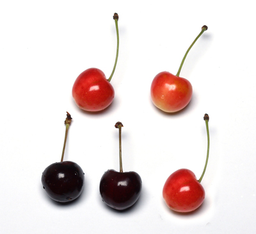
#> input picture python/copy_move_forgery/Cherries.png, 256 x 234 px, shrunk from 400 x 365 before the run; its folder holds only this picture in this run
$ python index.py Cherries.png
#> lines starting #> are read from the running program, lines starting #| are printed output that depends on the picture
# Ad-hoc algorithm for copy-move forgery detection in images.
# Implemented by - vasiliauskas.agnius@gmail.com
# Robust match algorithm steps:
#  1. Blur image for eliminating image details
#  2. Convert image to degraded palette
#  3. Decompose image into small NxN pixel blocks
#  4. Alphabetically order these blocks by their pixel values
#  5. Extract only these adjacent blocks which have small absolute color difference
#  6. Cluster these blocks into clusters by intersection area among blocks
#  7. Extract only these clusters which are bigger than block size
#  8. Extract only these clusters which have similar cluster, by using some sort of similarity function (in this case Hausdorff distance between clusters)
#  9. Draw discovered similar clusters on image

import sys
from PIL import Image, ImageFilter, ImageDraw
import operator as op
from optparse import OptionParser


def Dist(p1, p2):
    """
    Euclidean distance between 2 points
    """
    x1, y1 = p1
    x2, y2 = p2
    return (((x1-x2)*(x1-x2)) + ((y1-y2)*(y1-y2)))**0.5


def intersectarea(p1, p2, size):
    """
    Given 2 boxes, this function returns intersection area
    """
    x1, y1 = p1
    x2, y2 = p2
    ix1, iy1 = max(x1, x2), max(y1, y2)
    ix2, iy2 = min(x1+size, x2+size), min(y1+size, y2+size)
    iarea = abs(ix2-ix1)*abs(iy2-iy1)
    if iy2 < iy1 or ix2 < ix1:
        iarea = 0
    return iarea


def Hausdorff_distance(clust1, clust2, forward, dir):
    """
    Function measures distance between 2 sets. (Some kind of non-similarity between 2 sets if you like).
    It is modified Hausdorff distance, because instead of max distance - average distance is taken.
    This is done for function being more error-prone to cluster coordinates.
    """
    if forward == None:
        return max(Hausdorff_distance(clust1, clust2, True, dir), Hausdorff_distance(clust1, clust2, False, dir))
    else:
        clstart, clend = (clust1, clust2) if forward else (clust2, clust1)
        dx, dy = dir if forward else (-dir[0], -dir[1])
        return sum([min([Dist((p1[0]+dx, p1[1]+dy), p2) for p2 in clend]) for p1 in clstart])/len(clstart)


def hassimilarcluster(ind, clusters):
    """
    For given cluster tells does it have twin cluster in image or not.
    """
    item = op.itemgetter
    global opt
    found = False
    tx = min(clusters[ind], key=item(0))[0]
    ty = min(clusters[ind], key=item(1))[1]
    for i, cl in enumerate(clusters):
        if i != ind:
            cx = min(cl, key=item(0))[0]
            cy = min(cl, key=item(1))[1]
            dx, dy = cx - tx, cy - ty
            specdist = Hausdorff_distance(clusters[ind], cl, None, (dx, dy))
            if specdist <= int(opt.rgsim):
                found = True
                break
    return found


def blockpoints(pix, coords, size):
    """
    Generator of pixel colors of given block.
    """
    xs, ys = coords
    for x in range(xs, xs+size):
        for y in range(ys, ys+size):
            yield pix[x, y]


def colortopalette(color, palette):
    """
    Convert given color into palette color.
    """
    for a, b in palette:
        if color >= a and color <= b:
            return b


def imagetopalette(image, palcolors):
    """
    Convert given image into custom palette colors
    """
    assert image.mode == 'L', "Only grayscale images supported !"
    pal = [(palcolors[i], palcolors[i+1]) for i in range(len(palcolors)-1)]
    image.putdata([colortopalette(c, pal) for c in list(image.getdata())])


def getparts(image, block_len):
    """
    Decompose given image into small blocks of data.
    """
    img = image.convert('L') if image.mode != 'L' else image
    w, h = img.size
    parts = []
    # Bluring image for abandoning image details and noise.
    global opt
    for n in range(int(opt.imblev)):
        img = img.filter(ImageFilter.SMOOTH_MORE)
    # Converting image to custom palette
    pal = [x for x in range(256) if x % int(opt.impalred) == 0]
    if pal[-1] != 255:
        pal.append(255)
    imagetopalette(img, pal)
    pix = img.load()
    width_image = w - block_len
    height_image = h - block_len
    for x in range(width_image):
        for y in range(height_image):
            data = list(blockpoints(pix, (x, y), block_len)) + [(x, y)]
            parts.append(data)
    parts = sorted(parts)
    return parts


def similarparts(imagparts):
    """
    Return only these blocks which are similar by content.
    """
    dupl = []
    global opt
    l = len(imagparts[0])-1

    for i in range(len(imagparts)-1):
        difs = sum(abs(x-y)
                   for x, y in list(zip(imagparts[i][:l], imagparts[i+1][:l])))
        mean = float(sum(imagparts[i][:l])) / l
        dev = float(sum(abs(mean-val) for val in imagparts[i][:l])) / l
        if dev/mean >= float(opt.blcoldev):
            if difs <= int(opt.blsim):
                if imagparts[i] not in dupl:
                    dupl.append(imagparts[i])
                if imagparts[i+1] not in dupl:
                    dupl.append(imagparts[i+1])

    return dupl


def clusterparts(parts, block_len):
    """
    Further filtering out non essential blocks.
    This is done by clustering blocks at first and after that
    filtering out small clusters and clusters which doesn`t have
    twin cluster in image.
    """
    parts = sorted(parts, key=op.itemgetter(-1))
    global opt
    clusters = [[parts[0][-1]]]

    # assign all parts to clusters
    for i in range(1, len(parts)):
        x, y = parts[i][-1]

        # detect box already in cluster
        fc = []
        for k, cl in enumerate(clusters):
            for xc, yc in cl:
                ar = intersectarea((xc, yc), (x, y), block_len)
                intrat = float(ar)/(block_len*block_len)
                if intrat > float(opt.blint):
                    if not fc:
                        clusters[k].append((x, y))
                    fc.append(k)
                    break

        # if this is new cluster
        if not fc:
            clusters.append([(x, y)])
        else:
            # re-clustering boxes if in several clusters at once
            while len(fc) > 1:
                clusters[fc[0]] += clusters[fc[-1]]
                del clusters[fc[-1]]
                del fc[-1]

    item = op.itemgetter
    # filter out small clusters
    clusters = [clust for clust in clusters if Dist((min(clust, key=item(0))[0], min(clust, key=item(
        1))[1]), (max(clust, key=item(0))[0], max(clust, key=item(1))[1]))/(block_len*1.4) >= float(opt.rgsize)]

    # filter out clusters, which doesn`t have identical twin cluster
    clusters = [clust for x, clust in enumerate(
        clusters) if hassimilarcluster(x, clusters)]

    return clusters


def marksimilar(image, clust, size):
    """
    Draw discovered similar image regions.
    """
    global opt
    blocks = []
    if clust:
        draw = ImageDraw.Draw(image)
        mask = Image.new('RGB', (size, size), 'cyan')
        for cl in clust:
            for x, y in cl:
                im = image.crop((x, y, x+size, y+size))
                im = Image.blend(im, mask, 0.5)
                blocks.append((x, y, im))
        for bl in blocks:
            x, y, im = bl
            image.paste(im, (x, y, x+size, y+size))
        if int(opt.imauto):
            for cl in clust:
                cx1 = min([cx for cx, cy in cl])
                cy1 = min([cy for cx, cy in cl])
                cx2 = max([cx for cx, cy in cl]) + block_len
                cy2 = max([cy for cx, cy in cl]) + block_len
                draw.rectangle([cx1, cy1, cx2, cy2], outline="magenta")
    return image


if __name__ == '__main__':
    cmd = OptionParser("usage: %prog image_file [options]")
    cmd.add_option(
        '', '--imauto', help='Automatically search identical regions. (default: %default)', default=1)
    cmd.add_option(
        '', '--imblev', help='Blur level for degrading image details. (default: %default)', default=8)
    cmd.add_option(
        '', '--impalred', help='Image palette reduction factor. (default: %default)', default=15)
    cmd.add_option(
        '', '--rgsim', help='Region similarity threshold. (default: %default)', default=5)
    cmd.add_option(
        '', '--rgsize', help='Region size threshold. (default: %default)', default=1.5)
    cmd.add_option(
        '', '--blsim', help='Block similarity threshold. (default: %default)', default=200)
    cmd.add_option(
        '', '--blcoldev', help='Block color deviation threshold. (default: %default)', default=0.2)
    cmd.add_option(
        '', '--blint', help='Block intersection threshold. (default: %default)', default=0.2)
    opt, args = cmd.parse_args()
    if not args:
        cmd.print_help()
        sys.exit()
    print('Analyzing image, please wait... (can take some minutes)')
    block_len = 15
    im = Image.open(args[0])
#> im is the input picture: PIL image 256x234 RGB; mean R, G, B 234.4, 223.9, 222.8
    lparts = getparts(im, block_len)
#> in getparts, `img = image.convert('L') if image.mode != 'L' else image`:
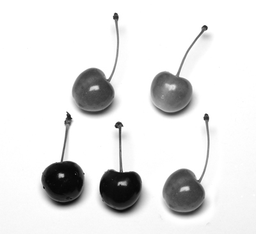
#> img: PIL image 256x234 L; min 4, max 255, mean 226.9
#> the loop in getparts, `for n in range(int(opt.imblev)):` made 8 passes
#> pass 2, in getparts, `img = img.filter(ImageFilter.SMOOTH_MORE)`:
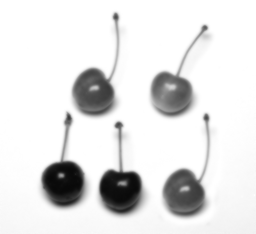
#> img: PIL image 256x234 L; min 8, max 255, mean 226.9
#> after the loop in getparts, `for n in range(int(opt.imblev)):`:
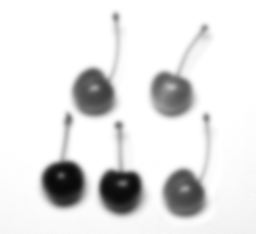
#> img: PIL image 256x234 L; min 9, max 255, mean 226.9
#> after the loop in getparts, `for x in range(width_image):`: parts = 52779 items
#> lparts = 52779 items
    dparts = similarparts(lparts)
#> in similarparts, `l = len(imagparts[0])-1`: l = 225
#> the loop in similarparts, `for i in range(len(imagparts)-1):` made 52778 passes
#> (difs, mean, dev) on passes 1 to 3: (435, 37.13, 25.89), (450, 37.87, 26.71), (1680, 38.8, 27.59)
#> after the loop in similarparts, `for i in range(len(imagparts)-1):`: dupl = 11 items
#> dparts = 11 items
    cparts = clusterparts(dparts, block_len) if int(
        opt.imauto) else [[elem[-1] for elem in dparts]]
#> in clusterparts, `clusters = [[parts[0][-1]]]`: clusters = [[(58, 179)]]
#> the loop in clusterparts, `for i in range(1, len(parts)):` made 10 passes
#> (x, y) on passes 1 to 8: (58, 182), (58, 184), (59, 179), (59, 182), (59, 184), (60, 179), (60, 183), (61, 183)
#> after the loop in clusterparts, `for i in range(1, len(parts)):`: clusters = [[(58, 179), (58, 182), (58, 184), (59, 179), (59, 182), (59, 184), (60, 179), (60, 183), (61, 183)], [(78, 109)], [(169, 210)]]
#> in clusterparts, `clusters = [clust for clust in clusters if Dist((min(clust, key=item(0..`: clusters = []
#> cparts = []
    im = marksimilar(im, cparts, block_len)
    out = args[0].split('.')[0] + '_analyzed.png'
    im.save(out)
    print('Done. Found', len(cparts) if int(opt.imauto) else 0, 'identical regions')
#| Done. Found 0 identical regions
    print('Output is saved in file -', out)
